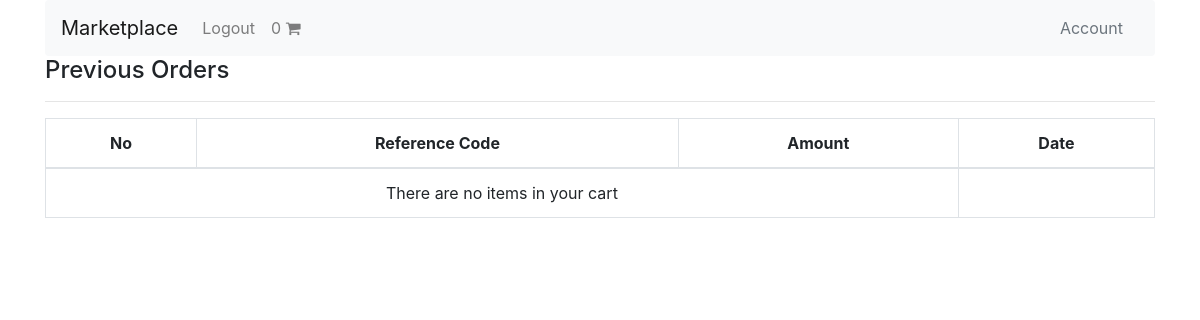
The page /account/profile/ (signed in) on the database as committed earlier.
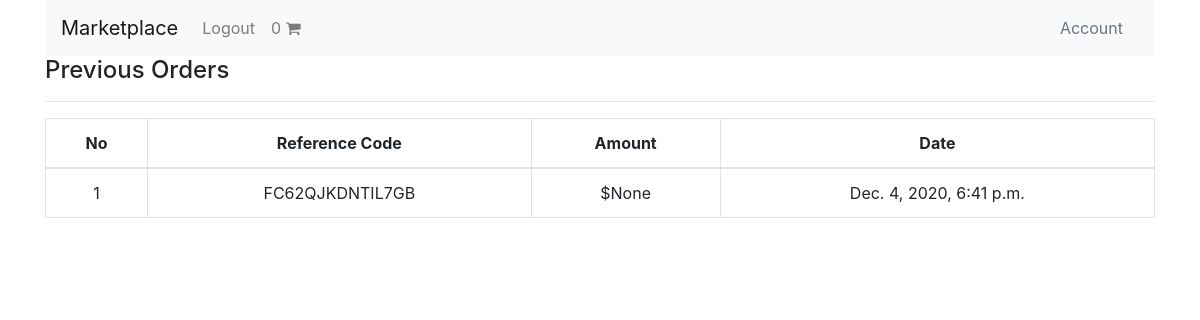
The same page on the database as committed later.
### shopping_cart/models.py (models this page shows, shortened)
class Order(models.Model):
    user = models.ForeignKey(settings.AUTH_USER_MODEL,
                             on_delete=models.CASCADE)
    is_ordered = models.BooleanField(default=False)
    items = models.ManyToManyField(OrderItem)
    ref_code = models.CharField(max_length=50)
    def get_total(self):
        return self.items.all().aggregate(order_total=Sum('book__price'))['order_total']

class Payment(models.Model):
    order = models.ForeignKey(Order, on_delete=models.CASCADE)
    total_amount = models.FloatField()
    date_paid = models.DateTimeField(auto_now_add=True)
    stripe_charge_id = models.CharField(max_length=100)

### core/views.py (the view)
# urls.py: path('account/profile/', profile_view,name='profile_view'),
def profile_view(request):
    orders=Order.objects.filter(user=request.user,is_ordered=True)
    context = {
        'orders':orders
    }
    return render(request,'profile.html', context)

### shopping_cart/templatetags/cart_template_tags.py (called while the page is built)
@register.filter
def cart_item_count(user):
    if user.is_authenticated:
        qs = Order.objects.filter(user=user, is_ordered=False)
        if qs.exists():
            return qs[0].items.count()
    return 0

### templates/profile.html (shortened to what this page needs)
{% extends "base.html" %}
{% block content %}
<h4>Previous Orders</h4>
<hr>
<table class="table table-hover table-bordered text-center">
    <thead>
        <tr>
            <th scope="col">No</th>
            <th scope="col">Reference Code</th>
            <th scope="col">Amount</th>
            <th scope="col">Date</th>
        </tr>
    </thead>
    <tbody>
        {% for order in orders %}
        <tr>
            <td>{{forloop.counter}}</td>
            <td>{{order.ref_code}}</td>
            <td>${{order.get_total}}</td>
            <td>{{order.payment_set.first.date_paid}}</td>
        </tr>
        {% empty %}
        <tr>
            <td colspan='3'>There are no items in your cart</td>
        </tr>
        {% endfor %}
    </tbody>
</table>
{% endblock content %}

Rows that differ between the two databases and show on the page:
added Order: ref_code "FC62QJKDNTIL7GB", get_total "None", payment_set.first.date_paid "Dec. 4, 2020, 6:41 p.m."
Other text that changed with them:
text no longer shown: "There are no items in your cart"
